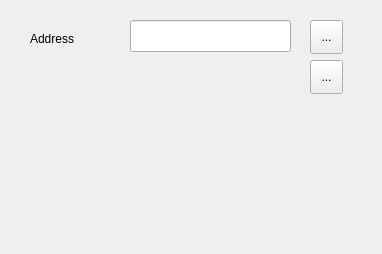
<?xml version="1.0" encoding="UTF-8"?>
<ui version="4.0">
 <class>AddressForm</class>
 <widget class="QWidget" name="AddressForm">
  <property name="geometry">
   <rect>
    <x>0</x>
    <y>0</y>
    <width>382</width>
    <height>254</height>
   </rect>
  </property>
  <property name="windowTitle">
   <string>Form</string>
  </property>
  <widget class="QLabel" name="label">
   <property name="geometry">
    <rect>
     <x>30</x>
     <y>30</y>
     <width>58</width>
     <height>18</height>
    </rect>
   </property>
   <property name="text">
    <string>Address</string>
   </property>
  </widget>
  <widget class="QLineEdit" name="lineEdit">
   <property name="geometry">
    <rect>
     <x>130</x>
     <y>20</y>
     <width>161</width>
     <height>32</height>
    </rect>
   </property>
  </widget>
  <widget class="QToolButton" name="removeButton">
   <property name="geometry">
    <rect>
     <x>310</x>
     <y>20</y>
     <width>33</width>
     <height>34</height>
    </rect>
   </property>
   <property name="text">
    <string>...</string>
   </property>
  </widget>
  <widget class="QToolButton" name="removeButton_2">
   <property name="geometry">
    <rect>
     <x>310</x>
     <y>60</y>
     <width>33</width>
     <height>34</height>
    </rect>
   </property>
   <property name="text">
    <string>...</string>
   </property>
  </widget>
 </widget>
 <resources/>
 <connections/>
</ui>
